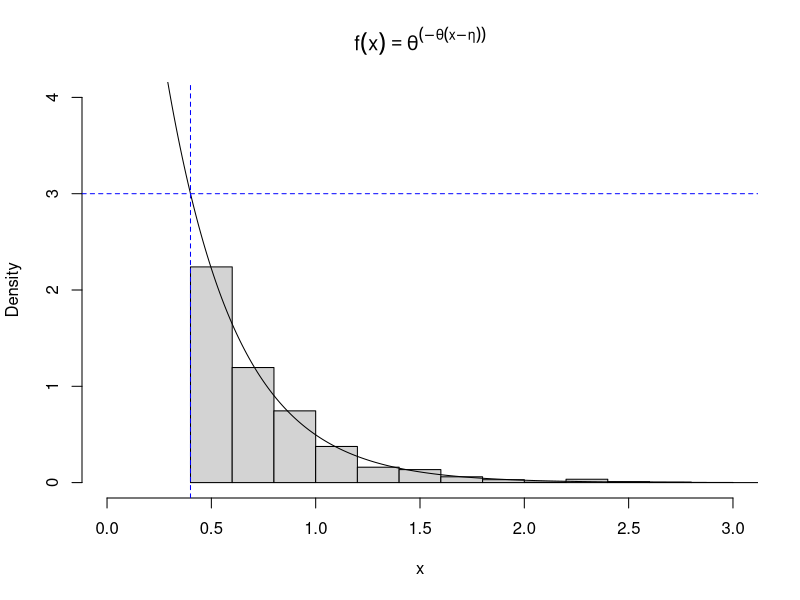
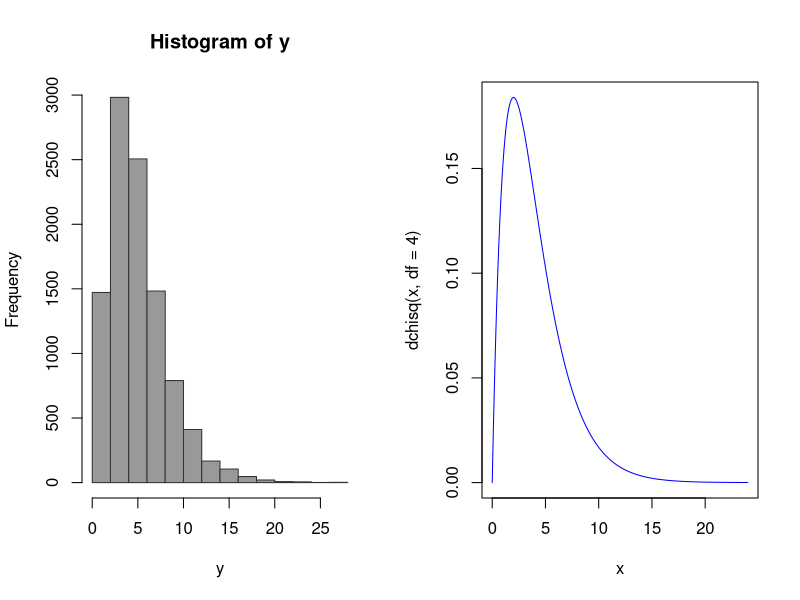
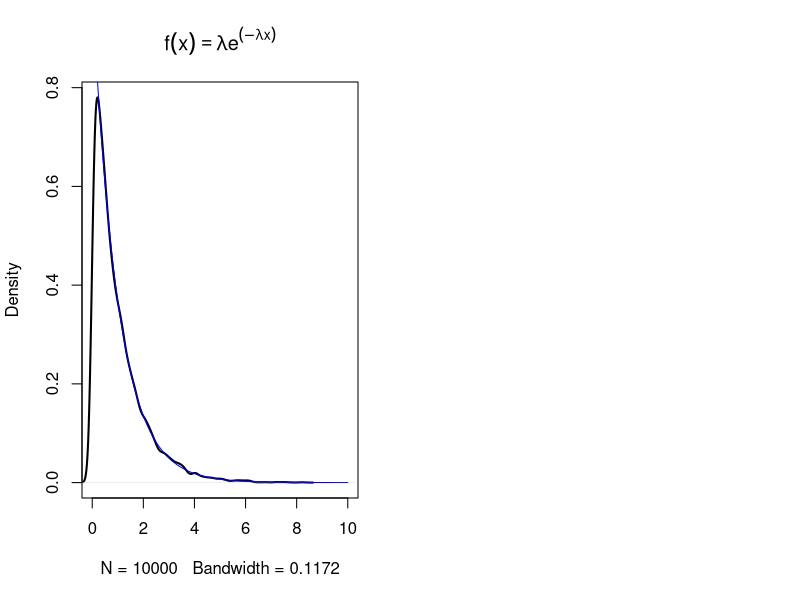

These charts were generated, in order, by the following R code:
## ---- chunk 1
eta <- .4
theta <- 3
n <- 1000
u <- runif(n)
x <- (-log(u)/theta) + eta
y <- seq(0,3,.01)
hist(x, prob = TRUE, main = expression(f(x)==theta^(-theta*(x-η))), xlim = c(0,3), ylim = c(0, 4))
lines(y, theta*exp(-theta*(y-eta)))
abline(v = eta, col = "blue", lty = 2)
abline(h = theta, col = "blue", lty = 2)
## ---- chunk 2
set.seed(37)
n <- 10000
nu <- 5
X <- matrix(rnorm(n*nu), n, nu)^2 
y <- rowSums(X)
#estimate of the mean:
mean(y)*2
#estimate of the variance:
2*mean(y)

#plot with appropriate Chi-Sq: df = n-1 = 4
par(mfrow=c(1,2))
x <- seq(0, 24, by = 0.1)
hist(y, col = rgb(.6,.6,.6, alpha = 1),border = rgb(.2,.2,.2, alpha = 1))
plot(x, y = dchisq(x,df = 4), type = "l",col = "blue")

#bias of the mean and variance estimates:
mean(y) - 5
2*mean(y) - 10
## ---- chunk 3
plot(density(rexp(10000,1)), xlim = c(0,10), lwd =2, main = expression(f(x)==lambda*e^(-lambda*x)))
lines(x=seq(0,10,by=.01),dexp(seq(0,10,by=.01)),col = 'blue', lwd = 1)
## ---- chunk 4
Y <- cbind(rnorm(n=10000),rnorm(n=10000))
Y2 <- Y*Y
Y3 <- rowSums(Y2)
mean(sqrt(Y3))
#estimate is approximately 1.25
